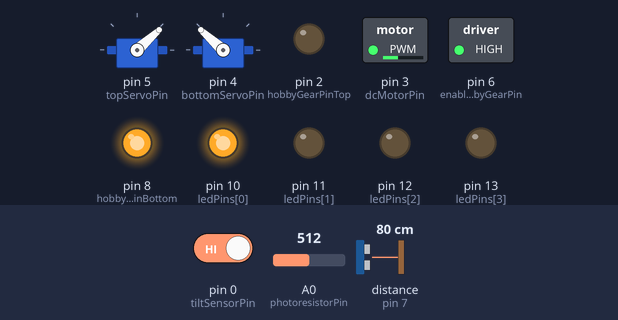
This sketch was run on a simulated Arduino Uno, built with avr-gcc and run on an emulated ATmega328P. Parts: 2 × servo, switched loads named in the sketch (green lamp = pin HIGH), output pins drawn as LEDs (lit = HIGH). Wiring (inferred from the names in the program): ultrasonic range finder: trigger pin 7; echo pin 7. Dashed ring = blinking. The test bench sets the inputs (shaded band); at power-on: distance to the obstacle (sensor on pin 7) 80 cm, A0 (photoresistorPin) = 512, pin 0 (tiltSensorPin) HIGH. The echo pulse lasts 58.3 µs per cm.

Above: at 1.27 s.
1.3 s: distance to the obstacle (sensor on pin 7) set to 9 cm
At 2.3 s:
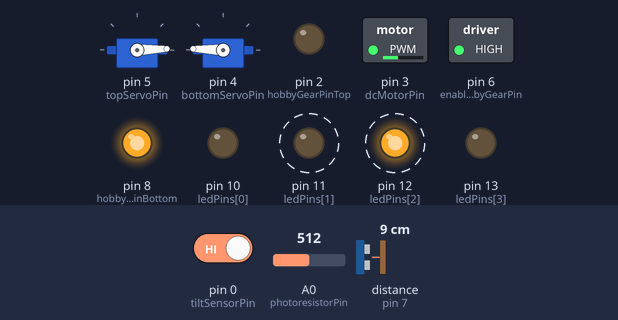
4.3 s: A0 (photoresistorPin) set to 279
At 5.3 s:
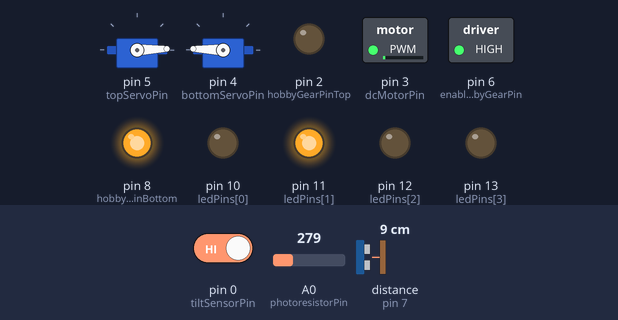
7.3 s: A0 (photoresistorPin) set to 254
At 8.52 s:
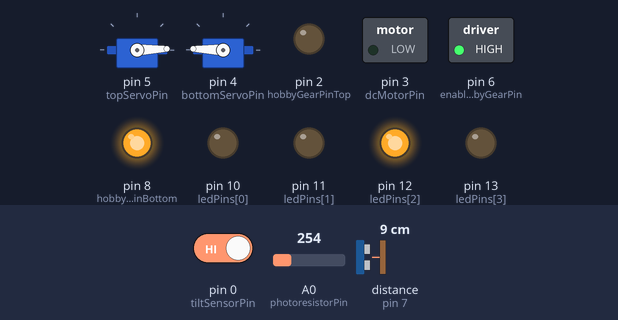
10.3 s: pin 0 (tiltSensorPin) driven LOW
At 11.1 s:
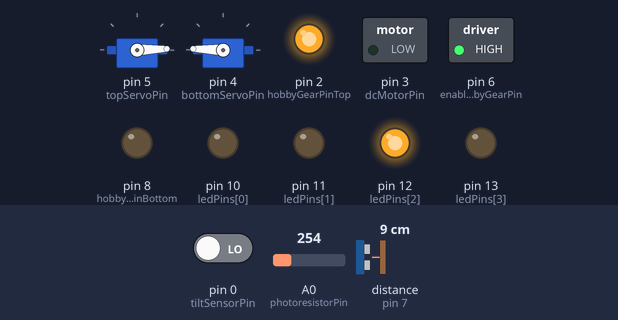
13.3 s: A0 (photoresistorPin) set to 274
At 13.87 s:
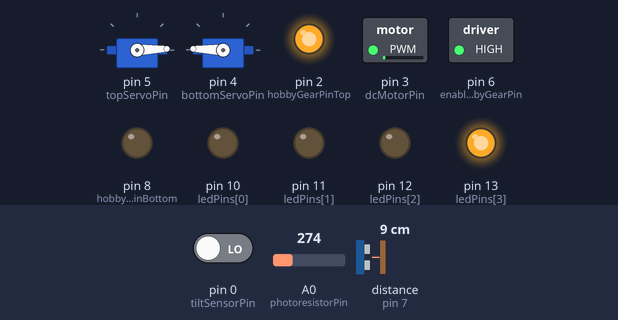
16.3 s: distance to the obstacle (sensor on pin 7) set to 2 cm
Timing chart, 0 to 20.3 s (numbered marks = the images above; inputs shaded):
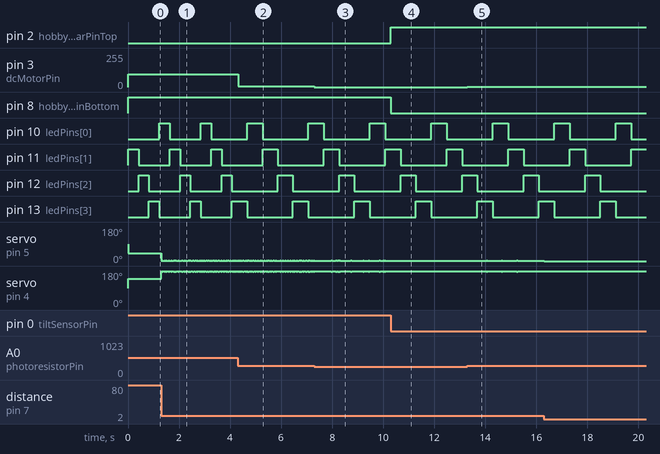

Measured:
- the behaviour switches between 267 and 266 on A0 (photoresistorPin) (found by bisection; images 2 and 3)
- after the input at 4.3 s, pin 3 (dcMotorPin): 95/255 → 5/255 at once
- after the input at 7.3 s, pin 3 (dcMotorPin): 5/255 → 0/255 at once
- after the input at 10.3 s, pin 2 (hobbyGearPinTop): LOW → HIGH at once; pin 8 (hobbyGearPinBottom): HIGH → LOW at once; servo on pin 5 (topServoPin): stops changing and stays 2°; servo on pin 4 (bottomServoPin): stops changing and stays 178°
- after the input at 13.3 s, pin 3 (dcMotorPin): 0/255 → 3/255 at once; servo on pin 5 (topServoPin): alternates 3° for 0.03 s and 2° for 0.57 s, starting after 0.75 s; servo on pin 4 (bottomServoPin): alternates 178° for 0.57 s and 177° for 0.03 s, starting after 0.75 s
- by itself, pin 10 (ledPins[0]): alternates HIGH for 0.60 s and LOW for 1.8 s

The sketch:

P2.ino
```cpp
// (licence header left out)
#include <Servo.h>

class ScheduledProcess {

  public:
    virtual void refresh() final {
      unsigned long currentTimeStamp = millis();

      if (currentTimeStamp - latestScheduledLoopIterationTimeStamp >= nextScheduledLoopIterationDifferential) {
        nextScheduledLoopIterationDifferential = 0;
        scheduledLoop();
        latestScheduledLoopIterationTimeStamp = currentTimeStamp;
      }
    }

    virtual void scheduledDelay(int milliseconds) final {
      nextScheduledLoopIterationDifferential = milliseconds;
    }

    virtual void scheduledSetup() = 0;

  protected:
    virtual void scheduledLoop() = 0;

  private:
    unsigned int nextScheduledLoopIterationDifferential = 0;
    unsigned long latestScheduledLoopIterationTimeStamp = 0;

};

const int dcMotorPin = 3;
const int dcMotorMin = 0;
const int dcMotorMax = 255;

const int photoresistorPin = A0;
const int photoresistorMin = 264;
const int photoresistorMax = 923;

const int ledPins [4] = {10, 11, 12, 13};

const int distanceSensorPin = 7;
const int distanceMin = 3;
const int distanceMax = 330;

const int topServoPin = 5;
const int bottomServoPin = 4;
const int servoAngleMin = 0;
const int servoAngleMax = 180;

const int tiltSensorPin = 0;
const int hobbyGearPinBottom = 8;
const int hobbyGearPinTop = 2;
const int enableHobbyGearPin = 6;
const int enableHobbyGearPinMax = 255;

class DCMotorControlledByLightLevel: public ScheduledProcess {

  class FlashingLEDs: public ScheduledProcess {

    unsigned long ledState = 0;

    public:
      void scheduledSetup() override {
        for (int ledPin : ledPins) {
          pinMode(ledPin, OUTPUT);
        }
      }

      void scheduledLoop() override {
        digitalWrite(ledPins[0] + ( ledState % (sizeof(ledPins)/sizeof(ledPins[0])) ), LOW);
        ledState++;
        digitalWrite(ledPins[0] + ( ledState % (sizeof(ledPins)/sizeof(ledPins[0])) ), HIGH);
      }
  };

  FlashingLEDs flashingLEDs;
  const int minLEDscheduledDelay = 60;
  const int maxLEDscheduledDelay = 600;

  public:
    void scheduledSetup() override {
      flashingLEDs.scheduledSetup();
      pinMode(photoresistorPin, INPUT);
      pinMode(dcMotorPin, OUTPUT);
    }

    void scheduledLoop() override {
      flashingLEDs.refresh();

      int lightValue = analogRead(photoresistorPin);
      int lightValueConstrainedForLinearity = constrain(lightValue, photoresistorMin, photoresistorMax);
      analogWrite(dcMotorPin, map(lightValueConstrainedForLinearity, photoresistorMin, photoresistorMax, dcMotorMin, dcMotorMax));

      flashingLEDs.scheduledDelay(map(lightValueConstrainedForLinearity, photoresistorMin, photoresistorMax, maxLEDscheduledDelay, minLEDscheduledDelay));

      scheduledDelay(15);
    }
};

class SynchronousOppositeServosByDistance: public ScheduledProcess {

  Servo topServo;
  Servo bottomServo;

  public:
    void scheduledSetup() override {
      pinMode(distanceSensorPin, INPUT);
      pinMode(topServoPin, OUTPUT);
      pinMode(bottomServoPin, OUTPUT);
      topServo.attach(topServoPin);
      bottomServo.attach(bottomServoPin);
    }

    void scheduledLoop() override {
      int distance = distanceInCm();
      int angle = map(constrain(distance, distanceMin, distanceMax), distanceMin, distanceMax, servoAngleMin, servoAngleMax);

      topServo.write(angle);
      bottomServo.write(servoAngleMax - angle);
      scheduledDelay(15);
    }

    long distanceInCm() {
      //code citation https://www.tinkercad.com/things/9AzmS567fJN-ultrasonic-distance-sensor

      // establish variables for duration of the ping,
      // and the distance result in inches and centimeters:
      long duration, cm;

      // The PING))) is triggered by a HIGH pulse of 2 or more microseconds.
      // Give a short LOW pulse beforehand to ensure a clean HIGH pulse:
      pinMode(distanceSensorPin, OUTPUT);
      digitalWrite(distanceSensorPin, LOW);
      delayMicroseconds(2);
      digitalWrite(distanceSensorPin, HIGH);
      delayMicroseconds(5);
      digitalWrite(distanceSensorPin, LOW);

      // The same pin is used to read the signal from the PING))): a HIGH
      // pulse whose duration is the time (in microseconds) from the sending
      // of the ping to the reception of its echo off of an object.
      pinMode(distanceSensorPin, INPUT);
      duration = pulseIn(distanceSensorPin, HIGH);

      // The speed of sound is 340 m/s or 29 microseconds per centimeter.
      // The ping travels out and back, so to find the distance of the
      // object we take half of the distance travelled.
      return duration / 29 / 2;
    }
};

class HobbyGearByTilt: public ScheduledProcess {

  public:
    void scheduledSetup() override {
      pinMode(tiltSensorPin, INPUT);
      pinMode(hobbyGearPinBottom, OUTPUT);
      pinMode(hobbyGearPinTop, OUTPUT);
      analogWrite(enableHobbyGearPin, enableHobbyGearPinMax);
    }

    void scheduledLoop() override {

      if (digitalRead(tiltSensorPin) == 0) {
        digitalWrite(hobbyGearPinBottom, LOW);
        digitalWrite(hobbyGearPinTop, HIGH);
      }

      else if (digitalRead(tiltSensorPin) == 1) {
        digitalWrite(hobbyGearPinBottom, HIGH);
        digitalWrite(hobbyGearPinTop, LOW);
      }

      scheduledDelay(15);
    }
};

ScheduledProcess* scheduledProccesses[] = {new DCMotorControlledByLightLevel(), new SynchronousOppositeServosByDistance(), new HobbyGearByTilt()};

void setup() {
  for (ScheduledProcess* scheduledProcess : scheduledProccesses) {
    scheduledProcess->scheduledSetup();
  }
}

void loop() {
  for (ScheduledProcess* scheduledProcess : scheduledProccesses) {
    scheduledProcess->refresh();
  }
}
```
